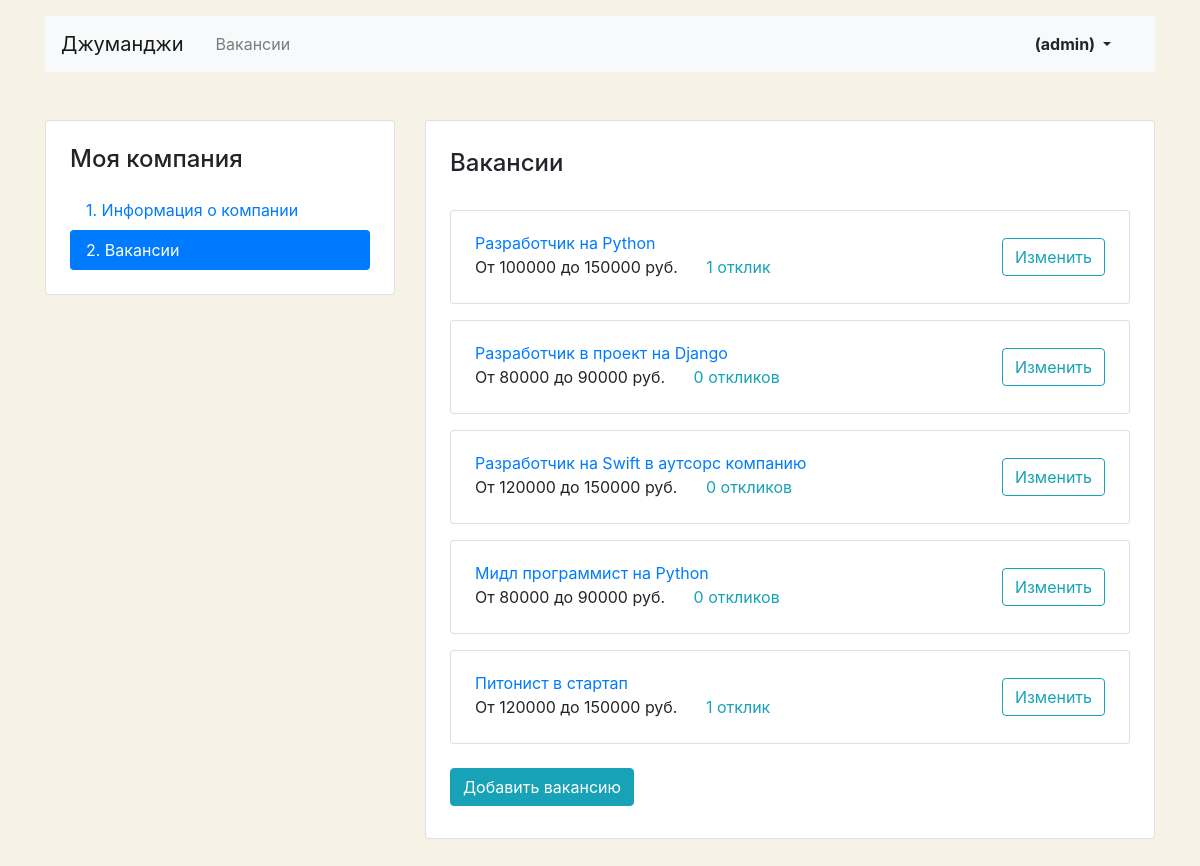
Page /mycompany/vacancies/ (signed in) on the committed database.
### app_jobsearch/models.py (models this page shows)
class Vacancy(models.Model):
    title = models.CharField(max_length=128)
    specialty = models.ForeignKey(Specialty, on_delete=models.CASCADE, related_name='vacancies')
    company = models.ForeignKey(Company, on_delete=models.CASCADE, related_name='vacancies')
    skills = models.TextField()
    description = models.TextField()
    salary_min = models.IntegerField()
    salary_max = models.IntegerField()
    published_at = models.DateField()

### app_jobsearch/views.py (the view)
# urls.py: path('mycompany/vacancies/', MyVacanciesAllView.as_view(), name='user-vacancies'),
class MyVacanciesAllView(View):
    def get(self, request):
        user_vacancies = Vacancy.objects.filter(company__owner=request.user) \
            .annotate(applications_count=Count('applications'))
        context = {
            'vacancies': user_vacancies
        }
        return render(request, 'app_jobsearch/vacancy-list.html', context=context)

### app_jobsearch/templatetags/ru_pluralize.py (called while the page is built)
@register.filter
def ru_pluralize(value, arg='дурак,дурака,дураков'):
    args = arg.split(",")
    number = abs(int(value))
    a = number % 10
    b = number % 100
    if (a == 1) and (b != 11):
        return f'{value} {args[0]}'
    elif (a >= 2) and (a <= 4) and ((b < 10) or (b >= 20)):
        return f'{value} {args[1]}'
    else:
        return f'{value} {args[2]}'

### app_jobsearch/templates/app_jobsearch/vacancy-list.html (shortened to what this page needs)
{% extends 'app_jobsearch/base.html' %}
{% block main %}
{% load ru_pluralize %}
  <main class="container mt-3 pb-5">
    <div class="row mt-5">
      <div class="col-12 col-lg-4">
        <aside class="pt-3 pb-4 px-4 mb-5 card">
          <h1 class="h4 pt-2 pb-2">Моя компания</h1>
          <div class="nav flex-column nav-pills" id="v-pills-tab" role="tablist" aria-orientation="vertical">
            <a class="nav-link" href="{% url 'user-company' %}">1. Информация о&nbsp;компании</a>
            <a class="nav-link active" href="{% url 'user-vacancies' %}">2. Вакансии</a>
          </div>
        </aside>
      </div>
      <div class="col-12 col-lg-8">
        <div class="card">
          <div class="card-body px-4 pb-4">
            <section class="tab-pane fade show active">
              <h2 class="h4 pt-2 pb-3">Вакансии</h2>
              {% for vacancy in vacancies %}
              <div class="card mt-3">
                <div class="card-body px-4">
                  <div class="row align-items-center">
                    <div class="col-6 col-lg-8">
                      <a href={% url 'user-vacancy' vacancy.id %} class="mb-1">{{ vacancy.title }}</a>
                      <p class="mb-1">
                        <span class="mr-4">От {{ vacancy.salary_min }} до {{ vacancy.salary_max }} руб.</span>
                        <a href="{% url 'user-vacancy' vacancy.id %}" class="text-info">{{ vacancy.applications_count|ru_pluralize:"отклик,отклика,откликов" }}</a>
                      </p>
                    </div>
                    <div class="col-6 col-lg-4 text-right">
                      <a href={% url 'user-vacancy' vacancy.id %} class="btn btn-outline-info">Изменить</a>
                    </div>
                  </div>
                </div>
              </div>
              {% endfor %}
              <a href={% url 'user-vacancy' 0 %} class="mt-4 btn btn-info mb-2">Добавить вакансию</a>
            </section>
          </div>
        </div>
      </div>
    </div>
  </main>
{% endblock %}

### app_jobsearch/templates/app_jobsearch/base.html (shortened to what this page needs)
<!DOCTYPE html>
<html lang="ru">
<head>
  <link rel="stylesheet" href="https://stackpath.bootstrapcdn.com/bootstrap/4.3.1/css/bootstrap.min.css">
</head>
<body>
  <header class="container mt-3">
    <nav class="navbar navbar-expand-lg navbar-light bg-light">
      <a class="navbar-brand mr-4" href={% url 'main' %}>Джуманджи</a>
      <div class="collapse navbar-collapse justify-content-between" id="navbarNav">
        <ul class="navbar-nav col-10">
          {% url 'vacancies' as the_url %}
          <li class="nav-item {% if request.path == the_url %}active{% endif %}">
            <a class="nav-link" href={% url 'vacancies' %}>Вакансии</a>
          </li>
        </ul>
        <ul class="navbar-nav col-2 justify-content-end">
          <li class="nav-item active">
            {% if user.username %}
                  <div class="btn-group">
                    <button type="button" class="btn dropdown-toggle font-weight-bold" data-toggle="dropdown" aria-haspopup="true" aria-expanded="false">
                      {{ user.first_name }} {{user.last_name }} ({{ user.username }})
                    </button>
                  </div>
            {% else %}
              <a href="{% url 'login' %}" class="nav-link font-weight-bold">Вход</a>
            {% endif %}
          </li>
        </ul>
      </div>
    </nav>
  </header>
{% block main %}{% endblock %}
</body>
</html>

### rows in the picture
Vacancy: title "Разработчик на Python", salary_min "100000", salary_max "150000", applications_count|ru_pluralize "1 отклик"
Vacancy: title "Разработчик в проект на Django", salary_min "80000", salary_max "90000", applications_count|ru_pluralize "0 откликов"
Vacancy: title "Разработчик на Swift в аутсорс компанию", salary_min "120000", salary_max "150000", applications_count|ru_pluralize "0 откликов"
Vacancy: title "Мидл программист на Python", salary_min "80000", salary_max "90000", applications_count|ru_pluralize "0 откликов"
Vacancy: title "Питонист в стартап", salary_min "120000", salary_max "150000", applications_count|ru_pluralize "1 отклик"

### other values in the picture
{{ user.username }} "admin"
